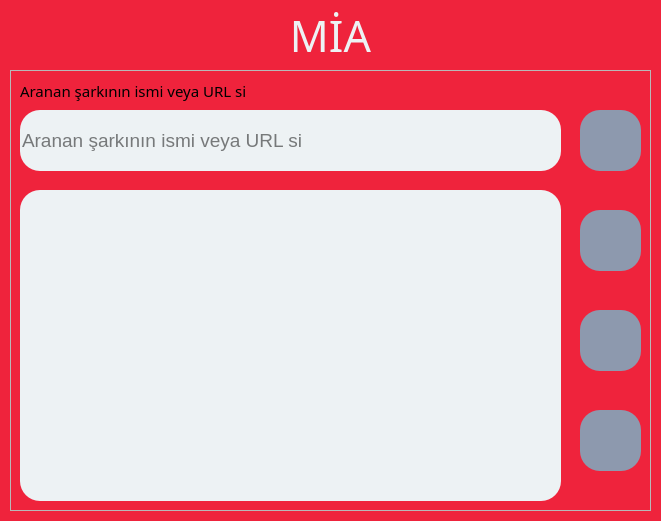
<?xml version="1.0" encoding="UTF-8"?>
<ui version="4.0">
 <class>MainWindow</class>
 <widget class="QMainWindow" name="MainWindow">
  <property name="geometry">
   <rect>
    <x>0</x>
    <y>0</y>
    <width>661</width>
    <height>521</height>
   </rect>
  </property>
  <property name="minimumSize">
   <size>
    <width>661</width>
    <height>0</height>
   </size>
  </property>
  <property name="maximumSize">
   <size>
    <width>661</width>
    <height>16777215</height>
   </size>
  </property>
  <property name="windowTitle">
   <string>Mia</string>
  </property>
  <property name="windowIcon">
   <iconset>
    <normaloff>itunes-note-brands.svg</normaloff>itunes-note-brands.svg</iconset>
  </property>
  <property name="styleSheet">
   <string notr="true">QMainWindow{background-color:#EF233C;}</string>
  </property>
  <widget class="QWidget" name="centralwidget">
   <widget class="QLabel" name="label">
    <property name="geometry">
     <rect>
      <x>20</x>
      <y>10</y>
      <width>621</width>
      <height>51</height>
     </rect>
    </property>
    <property name="font">
     <font>
      <family>Poetsen One</family>
      <pointsize>32</pointsize>
     </font>
    </property>
    <property name="styleSheet">
     <string notr="true">QLabel{color:#EDF2F4;}</string>
    </property>
    <property name="text">
     <string>MİA</string>
    </property>
    <property name="alignment">
     <set>Qt::AlignCenter</set>
    </property>
   </widget>
   <widget class="QLabel" name="label_3">
    <property name="geometry">
     <rect>
      <x>380</x>
      <y>20</y>
      <width>47</width>
      <height>41</height>
     </rect>
    </property>
    <property name="text">
     <string/>
    </property>
    <property name="pixmap">
     <pixmap>itunes-note-brands.svg</pixmap>
    </property>
    <property name="scaledContents">
     <bool>true</bool>
    </property>
   </widget>
   <widget class="QFrame" name="searcharea">
    <property name="geometry">
     <rect>
      <x>10</x>
      <y>70</y>
      <width>641</width>
      <height>441</height>
     </rect>
    </property>
    <property name="frameShape">
     <enum>QFrame::StyledPanel</enum>
    </property>
    <property name="frameShadow">
     <enum>QFrame::Raised</enum>
    </property>
    <widget class="QLabel" name="label_2">
     <property name="geometry">
      <rect>
       <x>10</x>
       <y>10</y>
       <width>621</width>
       <height>21</height>
      </rect>
     </property>
     <property name="font">
      <font>
       <family>Poetsen One</family>
       <pointsize>11</pointsize>
      </font>
     </property>
     <property name="styleSheet">
      <string notr="true"/>
     </property>
     <property name="text">
      <string>Aranan şarkının ismi veya URL si</string>
     </property>
     <property name="alignment">
      <set>Qt::AlignLeading|Qt::AlignLeft|Qt::AlignVCenter</set>
     </property>
    </widget>
    <widget class="QPushButton" name="search">
     <property name="geometry">
      <rect>
       <x>570</x>
       <y>40</y>
       <width>61</width>
       <height>61</height>
      </rect>
     </property>
     <property name="styleSheet">
      <string notr="true">
QPushButton{
	background-color:#8D99AE;
	border-radius:20px;
	color:#FCA311;
	transition: all  500ms;
}
QPushButton::hover{
	background-color:#FFA62B;
	border-radius:20px;
	color:#14213d;
	transition: all 100ms;
}
QPushButton:pressed{
	background-color:#2B2D42;
	border-radius:20px;
	color:#fffff;
	transition: all 100ms;
}
  </string>
     </property>
     <property name="text">
      <string/>
     </property>
     <property name="icon">
      <iconset>
       <normaloff>searchengin-brands.svg</normaloff>searchengin-brands.svg</iconset>
     </property>
     <property name="iconSize">
      <size>
       <width>32</width>
       <height>32</height>
      </size>
     </property>
    </widget>
    <widget class="QPushButton" name="download">
     <property name="geometry">
      <rect>
       <x>570</x>
       <y>140</y>
       <width>61</width>
       <height>61</height>
      </rect>
     </property>
     <property name="styleSheet">
      <string notr="true">
QPushButton{
	background-color:#8D99AE;
	border-radius:20px;
	color:#FCA311;
	transition: all  500ms;
}
QPushButton::hover{
	background-color:#FFA62B;
	border-radius:20px;
	color:#14213d;
	transition: all 100ms;
}
QPushButton:pressed{
	background-color:#2B2D42;
	border-radius:20px;
	color:#fffff;
	transition: all 100ms;
}
  </string>
     </property>
     <property name="text">
      <string/>
     </property>
     <property name="icon">
      <iconset>
       <normaloff>download-solid.svg</normaloff>download-solid.svg</iconset>
     </property>
     <property name="iconSize">
      <size>
       <width>32</width>
       <height>32</height>
      </size>
     </property>
    </widget>
    <widget class="QListWidget" name="songlist">
     <property name="geometry">
      <rect>
       <x>10</x>
       <y>120</y>
       <width>541</width>
       <height>311</height>
      </rect>
     </property>
     <property name="styleSheet">
      <string notr="true">QListWidget{
	border-radius:20px;
	background-color:#EDF2F4;

}</string>
     </property>
    </widget>
    <widget class="QPushButton" name="me">
     <property name="geometry">
      <rect>
       <x>570</x>
       <y>340</y>
       <width>61</width>
       <height>61</height>
      </rect>
     </property>
     <property name="styleSheet">
      <string notr="true">
QPushButton{
	background-color:#8D99AE;
	border-radius:20px;
	color:#FCA311;
	transition: all  500ms;
}
QPushButton::hover{
	background-color:#9900be;
	border-radius:20px;
	color:#14213d;
	transition: all 100ms;
}
QPushButton:pressed{
	background-color:#2B2D42;
	border-radius:20px;
	color:#fffff;
	transition: all 100ms;
}
  </string>
     </property>
     <property name="text">
      <string/>
     </property>
     <property name="icon">
      <iconset>
       <normaloff>86445789.png</normaloff>86445789.png</iconset>
     </property>
     <property name="iconSize">
      <size>
       <width>64</width>
       <height>64</height>
      </size>
     </property>
    </widget>
    <widget class="QLineEdit" name="sinput">
     <property name="geometry">
      <rect>
       <x>10</x>
       <y>40</y>
       <width>541</width>
       <height>61</height>
      </rect>
     </property>
     <property name="font">
      <font>
       <pointsize>14</pointsize>
      </font>
     </property>
     <property name="styleSheet">
      <string notr="true">QLineEdit{
	border-radius:20px;
	background-color:#EDF2F4;
	
}</string>
     </property>
     <property name="placeholderText">
      <string>Aranan şarkının ismi veya URL si</string>
     </property>
    </widget>
    <widget class="QPushButton" name="youtube">
     <property name="geometry">
      <rect>
       <x>570</x>
       <y>240</y>
       <width>61</width>
       <height>61</height>
      </rect>
     </property>
     <property name="styleSheet">
      <string notr="true">
QPushButton{
	background-color:#8D99AE;
	border-radius:20px;
	color:#FCA311;
	transition: all  500ms;
}
QPushButton::hover{
	background-color:#FFA62B;
	border-radius:20px;
	color:#14213d;
	transition: all 100ms;
}
QPushButton:pressed{
	background-color:#2B2D42;
	border-radius:20px;
	color:#fffff;
	transition: all 100ms;
}
  </string>
     </property>
     <property name="text">
      <string/>
     </property>
     <property name="icon">
      <iconset>
       <normaloff>youtube-brands.svg</normaloff>youtube-brands.svg</iconset>
     </property>
     <property name="iconSize">
      <size>
       <width>32</width>
       <height>32</height>
      </size>
     </property>
    </widget>
   </widget>
  </widget>
 </widget>
 <resources/>
 <connections/>
</ui>
